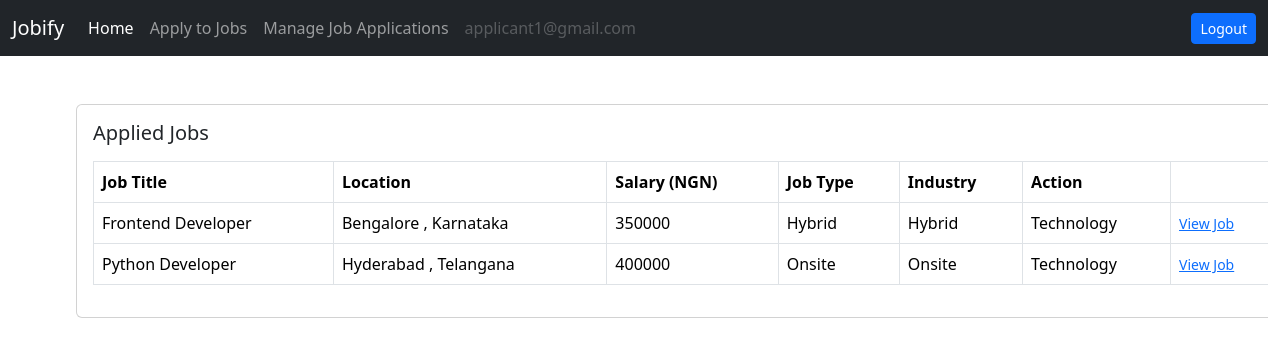
Screenshot of /job/applied-jobs/ (signed in) with the database file from the repository.
### users/models.py (models this page shows)
class User(AbstractUser):
    email = models.EmailField(unique=True)
    is_recruiter=models.BooleanField(default=False)
    is_applicant=models.BooleanField(default=False)
    has_resume=models.BooleanField(default=False)
    has_company=models.BooleanField(default=False)

### job/models.py (models this page shows, shortened)
class ApplyJob(models.Model):
    status_choices={
        ('Accepted', 'Accepted'),
        ('Declined', 'Declined'),
        ('Pending', 'Pending'),
    }
    user=models.ForeignKey(User, on_delete=models.CASCADE)
    job=models.ForeignKey(Job, on_delete=models.CASCADE)
    timestamp=models.DateTimeField(auto_now_add=True)
    status=models.CharField(max_length=20,choices=status_choices)

class Job(models.Model):
    job_type_choices=(
        ('Remote','Remote'),
        ('Onsite','Onsite'),
        ('Hybrid','Hybrid'),
    )
    user=models.ForeignKey(User,on_delete=models.CASCADE)
    company=models.ForeignKey(Company,on_delete=models.CASCADE)
    title=models.CharField(max_length=100)
    city=models.CharField(max_length=100)
    salary=models.PositiveBigIntegerField(default=35000)
    requirements=models.TextField()
    ideal_candidate=models.TextField()
    is_available=models.BooleanField(default=True)
    timestamp=models.DateTimeField(auto_now_add=True)
    industry=models.ForeignKey(Industry,on_delete=models.DO_NOTHING,null=True,blank=True)
    state=models.ForeignKey(State,on_delete=models.DO_NOTHING,null=True,blank=True)
    job_type=models.CharField(max_length=20,choices=job_type_choices,null=True, blank=True)

class State(models.Model):
    name=models.CharField(max_length=100)
    def __str__(self):
        return self.name

class Industry(models.Model):
    name=models.CharField(max_length=100)
    def __str__(self):
        return self.name

### job/views.py (the view)
# urls.py: path('applied-jobs/',views.applied_jobs,name="applied-jobs"),
def applied_jobs(request):
    jobs=ApplyJob.objects.filter(user=request.user)
    context={'jobs':jobs}
    return render(request,'job/applied_jobs.html',context)

### templates/job/applied_jobs.html
{% extends 'base.html'%}
{%block content%}
<div class="card mx-auto" style="width:76rem;">
<div class="card-body">
    <h5 class="card-title mb-3">
        Applied Jobs
    </h5>
    <table class="table table-bordered">
        <thead>
            <tr>
                <th scope="col">Job Title</th>
                <th scope="col">Location</th>
                <th scope="col">Salary (NGN)</th>
                <th scope="col">Job Type</th>
                <th scope="col">Industry</th>
                <th scope="col">Action</th>
            </tr>
        </thead>
        <tbody>
            {% for job in jobs%}
            <tr>
                <td>{{job.job.title}}</td>
                <td>{{job.job.city}} , {{job.job.state}}</td>
                <td>{{job.job.salary}}</td>
                <td>{{job.job.job_type}}</td>
                <td>{{job.job.job_type}}</td>
                <td>{{job.job.industry}}</td>
                <td><a href="{% url 'job-details' job.job.pk %}"><small>View Job</small></a></td>
            </tr>
            {%endfor%}
        </tbody>
    </table>
</div>
</div>
{%endblock content%}

### templates/base.html (shortened to what this page needs)
<!DOCTYPE html>
<html lang="en">
  <head>
    <link
      href="https://cdn.jsdelivr.net/npm/bootstrap@5.3.3/dist/css/bootstrap.min.css"
      rel="stylesheet"
    />
    <link
      href="https://getbootstrap.com/docs/5.3/assets/css/docs.css"
      rel="stylesheet"
    />
  </head>
  <body>
    <nav class="navbar navbar-expand-lg navbar-dark bg-dark">
      <div class="container-fluid">
        <a class="navbar-brand" href="{% url 'home' %}">Jobify</a>
        <div class="collapse navbar-collapse" id="navbarSupportedContent">
          {% if request.user.is_authenticated %}
          {% if request.user.is_applicant%}
          <ul class="navbar-nav me-auto mb-2 mb-lg-0">
            <li class="nav-item">
              <a class="nav-link active" aria-current="page" href="#">Home</a>
            </li>
            {%if request.user.has_resume%}
            <li class="nav-item">
              <a class="nav-link" aria-current="page" href="{% url 'job-listing'%}">Apply to Jobs</a>
            </li>
            <li class="nav-item">
              <a class="nav-link " aria-current="page" href="{% url 'applied-jobs'%}"> Manage Job Applications</a>
            </li>
            {%else%}
            <li class="nav-item">
              <a class="nav-link active" aria-current="page" href="{% url 'update-resume'%}">Create Resume</a>
            </li>
            {%endif%}
            <li class="nav-item">
              <a class="nav-link disabled" aria-current="page"  href="#" >{{request.user.email}}</a>
            </li>
          </ul>
          <a  href="{% url 'logout' %}" class="btn btn-primary btn-sm">Logout</a>
          {%endif%}
          {%endif%}
        </div>
      </div>
    </nav>
    <div class="container mt-5">
       {%block content%} {%endblock content%}
    </div>
  </body>
</html>

### rows the page displays
User: user.email "applicant1@gmail.com"
ApplyJob: job "Frontend Developer", job.city "Bengalore", job.state "Karnataka", job.salary "350000", job.job_type "Hybrid", job.industry "Technology"
ApplyJob: job "Python Developer", job.city "Hyderabad", job.state "Telangana", job.salary "400000", job.job_type "Onsite", job.industry "Technology"
